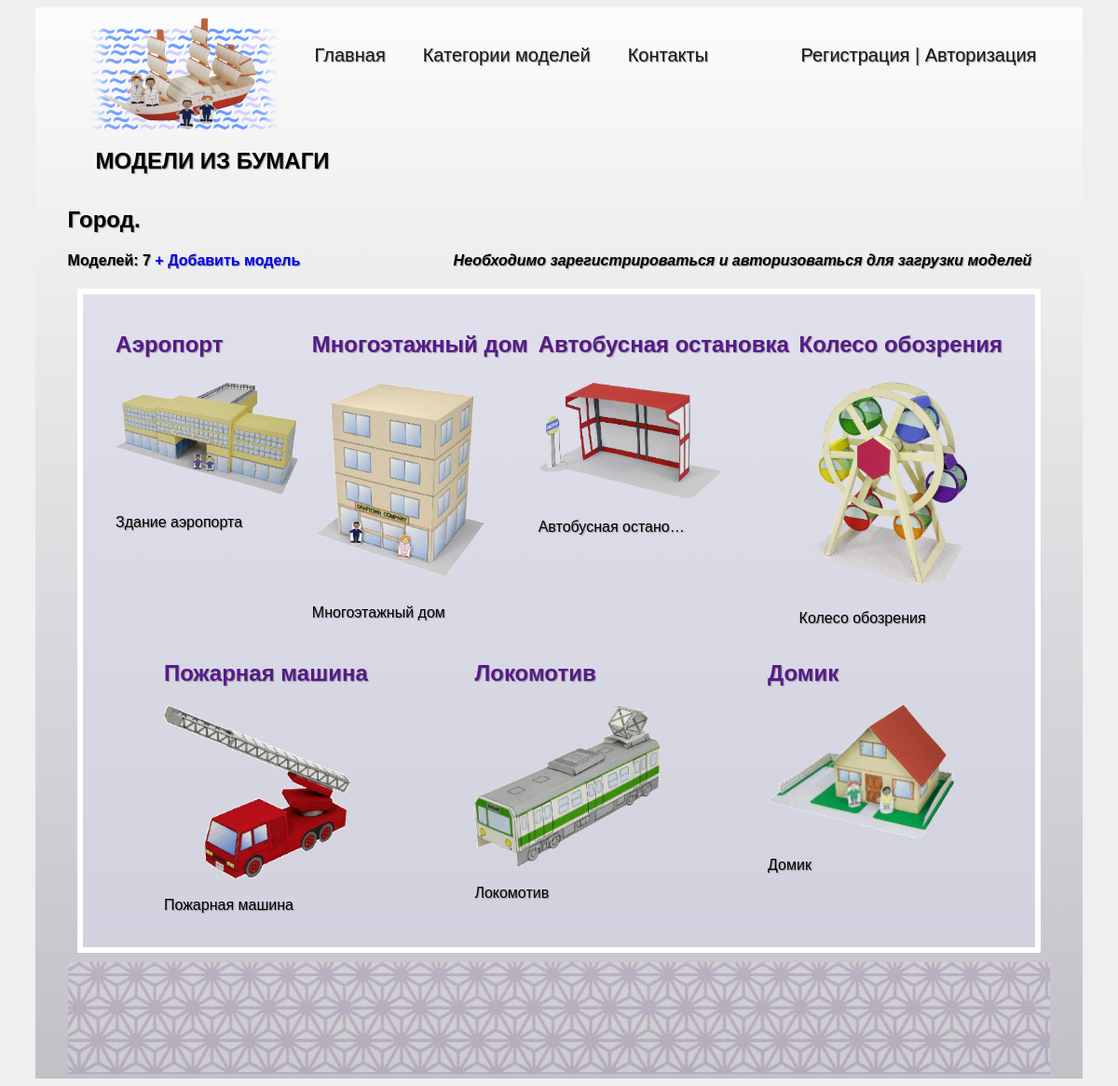
/projects/1/, run on the app's committed database.
### papermodels/models.py (models this page shows, shortened)
class PaperModelsCategories(models.Model):
    title = models.CharField(max_length=50)
    description = models.TextField()
    image = models.ImageField(upload_to='papermodels/images')

class PaperModels(models.Model):
    title = models.CharField(max_length=255)
    description = models.CharField(max_length=255)
    image = models.ImageField(upload_to='papermodels/images')
    upload = models.FileField(upload_to='papermodels/uploads')
    category = models.ForeignKey(PaperModelsCategories, on_delete=models.CASCADE)
    created = models.DateTimeField(auto_now=True)

### papermodels/views.py (the view)
# urls.py: path('<int:model_id>/', project, name='project'),
def project(request, model_id):
    category_title = get_object_or_404(PaperModelsCategories, pk=model_id).title
    project = PaperModels.objects.filter(category_id=model_id)
    context = {"project": project,
               "id": model_id,
               "cat_title": category_title}
    return render(request, 'papermodels/project.html', context=context)

### papermodels/templates/papermodels/project.html
{% extends 'papermodels/base.html' %}
{% load static %}
{% block content %}
{% if id == 1 %}
<link rel="stylesheet" href="{% static 'css/style_prj1.css' %}">
{% elif id == 2 %}
<link rel="stylesheet" href="{% static 'css/style_prj2.css' %}">
{% elif id == 3 %}
<link rel="stylesheet" href="{% static 'css/style_prj3.css' %}">
{% endif %}
<h2 class="cat_title">{{ cat_title }}.<br></h2>
<h4>Моделей: {{ project.count }} <a class="add_model" href="{% url 'papermodels:upload'%}"> + Добавить модель</a>
    {% if request.user.is_authenticated %}
    <em class="last">Нажмите на выбранную модель чтобы загрузить инструкцию</em>
    {% else %}
    <em class="last">Необходимо зарегистрироваться и авторизоваться для загрузки моделей</em>
    {% endif %}
</h4>
<div class="models">
    {% for model in project %}
    <div class="elements">
        {% if request.user.is_authenticated %}
        <h2 class="top"><a href="{{ model.upload.url }}" target="_blank">{{ model.title }}</a></h2>
        <a href="{{ model.upload.url }}" target="_blank"><img class="model_img" src="{{ model.image.url }}"
                                                              alt="img"></a>
        {% else %}
        <h2 class="top"><a href="">{{ model.title }}</a></h2>
        <a href=""><img class="model_img" src="{{ model.image.url }}" alt="img"></a>
        {% endif %}
        <div class="blog_text"><p>{{ model.description | striptags | truncatechars:18 }}</p></div>
    </div>
    {% endfor %}
</div>
<div class="footer"></div>
{% endblock %}

### papermodels/static/css/style.css (style rules this page uses)
body { background-color: rgb(239, 239, 239); text-shadow: 1px 1px 1px rgb(150, 150, 150); font-family: "Lucida Sans", "Lucida Sans Regular", "Lucida Grande", "Lucida Sans Unicode", Geneva, Verdana, sans-serif; }
.models { display: flex; background-color: rgb(225, 225, 225); border: 6px solid #fff; margin: 10px 10px; padding: 20px 30px; justify-content: space-around; flex-direction: row; flex-wrap: wrap; align-content: flex-start; }
.model_img { max-width: 200px; }
.footer { min-height: 120px; }
a { text-decoration: none; }
.last { float: right; margin-right: 20px; }

### papermodels/static/css/style_prj1.css (style rules this page uses)
.models { background-color: rgba(217, 217, 236, 0.605); }
.footer { background: url("../papermodels/backgr_1.jpg") 100% 0 repeat-x; opacity: 0.2; }

### data on the page
PaperModelsCategories: title "Город"
PaperModels: title "Аэропорт", image (picture), description "Здание аэропорта"
PaperModels: title "Многоэтажный дом", image (picture), description "Многоэтажный дом"
PaperModels: title "Автобусная остановка", image (picture), description "Автобусная остано…"
PaperModels: title "Колесо обозрения", image (picture), description "Колесо обозрения"
PaperModels: title "Пожарная машина", image (picture), description "Пожарная машина"
PaperModels: title "Локомотив", image (picture), description "Локомотив"
PaperModels: title "Домик", image (picture), description "Домик"

### other printed values
{{ project.count }} "7"
